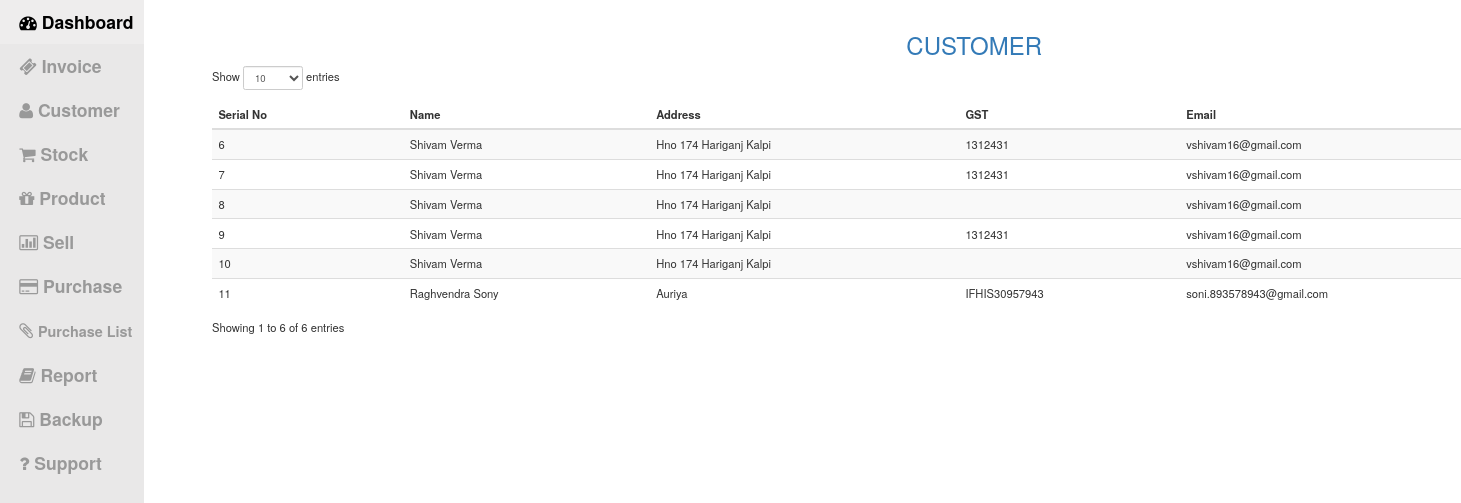
/customer.php, run on the app's committed database.
### tables this page shows
CREATE TABLE 'customer' ('id' INTEGER PRIMARY KEY AUTOINCREMENT NOT NULL, 'name' TEXT, 'address' TEXT, 'gst' TEXT, 'email' TEXT, 'mobile' TEXT);

### include/idiorm.php (called while the page is built, shortened)
<?php
    class ORM implements ArrayAccess {
        protected static $_default_config = array(
            'connection_string' => 'sqlite::memory:',
            'id_column' => 'id',
            'id_column_overrides' => array(),
            'error_mode' => PDO::ERRMODE_EXCEPTION,
            'username' => null,
            'password' => null,
            'driver_options' => null,
            'identifier_quote_character' => null,
            'limit_clause_style' => null,
            'logging' => false,
            'logger' => null,
            'caching' => false,
            'caching_auto_clear' => false,
            'return_result_sets' => false,
        );
        protected static $_config = array();
        protected static $_db = array();
        protected static $_last_statement = null;
        protected $_connection_name;
        protected $_table_name;
        protected $_values = array();
        protected $_result_columns = array('*');
        protected $_join_sources = array();
        protected $_order_by = array();
        protected $_group_by = array();
        public static function configure($key, $value = null, $connection_name = self::DEFAULT_CONNECTION) {
            if (is_array($key)) {
                foreach ($key as $conf_key => $conf_value) {
                    self::configure($conf_key, $conf_value, $connection_name);
                }
            } else {
                if (is_null($value)) {
                    $value = $key;
                    $key = 'connection_string';
                }
                self::$_config[$connection_name][$key] = $value;
            }
        }
        public static function for_table($table_name, $connection_name = self::DEFAULT_CONNECTION) {
            return new self($table_name, array(), $connection_name);
        }
        protected static function _setup_db_config($connection_name) {
            if (!array_key_exists($connection_name, self::$_config)) {
                self::$_config[$connection_name] = self::$_default_config;
            }
        }
        public static function set_db($db, $connection_name = self::DEFAULT_CONNECTION) {
            self::$_db[$connection_name] = $db;
        }
        protected static function _setup_identifier_quote_character($connection_name) {
            if (is_null(self::$_config[$connection_name]['identifier_quote_character'])) {
                self::$_config[$connection_name]['identifier_quote_character'] =
                    self::_detect_identifier_quote_character($connection_name);
            }
        }
        public static function _setup_limit_clause_style($connection_name) {
            if (is_null(self::$_config[$connection_name]['limit_clause_style'])) {
                self::$_config[$connection_name]['limit_clause_style'] =
                    self::_detect_limit_clause_style($connection_name);
            }
        }
        protected static function _detect_identifier_quote_character($connection_name) {
            switch(self::get_db($connection_name)->getAttribute(PDO::ATTR_DRIVER_NAME)) {
                case 'mysql':
                case 'sqlite':
                case 'sqlite2':
                default:
                    return '`';
            }
        }
        protected static function _detect_limit_clause_style($connection_name) {
            switch(self::get_db($connection_name)->getAttribute(PDO::ATTR_DRIVER_NAME)) {
                default:
                    return ORM::LIMIT_STYLE_LIMIT;
            }
        }
        public static function get_db($connection_name = self::DEFAULT_CONNECTION) {
            return self::$_db[$connection_name];
        }
        public static function get_last_statement() {
            return self::$_last_statement;
        }
        protected static function _execute($query, $parameters = array(), $connection_name = self::DEFAULT_CONNECTION) {
            $statement = self::get_db($connection_name)->prepare($query);
            self::$_last_statement = $statement;
            $time = microtime(true);
            $q = $statement->execute();
            return $q;
        }
        protected static function _log_query($query, $parameters, $connection_name, $query_time) {
            if (!self::$_config[$connection_name]['logging']) {
                return false;
            }
            return true;
        }
        protected function __construct($table_name, $data = array(), $connection_name = self::DEFAULT_CONNECTION) {
            $this->_table_name = $table_name;
            $this->_connection_name = $connection_name;
        }
        public function find_array() {
            return $this->_run();
        }
        protected function _build_select() {
            return $this->_join_if_not_empty(" ", array(
                $this->_build_select_start(),
                $this->_build_join(),
                $this->_build_where(),
                $this->_build_group_by(),
                $this->_build_having(),
                $this->_build_order_by(),
                $this->_build_limit(),
                $this->_build_offset(),
            ));
        }
        protected function _build_select_start() {
            $fragment = 'SELECT ';
            $result_columns = join(', ', $this->_result_columns);
            $fragment .= "{$result_columns} FROM " . $this->_quote_identifier($this->_table_name);
            return $fragment;
        }
        protected function _build_join() {
            if (count($this->_join_sources) === 0) {
                return '';
            }
            return join(" ", $this->_join_sources);
        }
        protected function _build_where() {
            return $this->_build_conditions('where');
        }
        protected function _build_having() {
            return $this->_build_conditions('having');
        }
        protected function _build_group_by() {
            if (count($this->_group_by) === 0) {
                return '';
            }
            return "GROUP BY " . join(", ", $this->_group_by);
        }
        protected function _build_conditions($type) {
            $conditions_class_property_name = "_{$type}_conditions";
            if (count($this->$conditions_class_property_name) === 0) {
                return '';
            }
            $conditions = array();
            return strtoupper($type) . " " . join(" AND ", $conditions);
        }
        protected function _build_order_by() {
            if (count($this->_order_by) === 0) {
                return '';
            }
            return "ORDER BY " . join(", ", $this->_order_by);
        }
        protected function _build_limit() {
            $fragment = '';
            return $fragment;
        }
        protected function _build_offset() {
            return '';
        }
        protected function _join_if_not_empty($glue, $pieces) {
            $filtered_pieces = array();
            foreach ($pieces as $piece) {
                if (is_string($piece)) {
                    $piece = trim($piece);
                }
                if (!empty($piece)) {
                    $filtered_pieces[] = $piece;
                }
            }
            return join($glue, $filtered_pieces);
        }
        protected function _quote_one_identifier($identifier) {
            $parts = explode('.', $identifier);
            $parts = array_map(array($this, '_quote_identifier_part'), $parts);
            return join('.', $parts);
        }
        protected function _quote_identifier($identifier) {
            if (is_array($identifier)) {
                $result = array_map(array($this, '_quote_one_identifier'), $identifier);
                return join(', ', $result);
            } else {
                return $this->_quote_one_identifier($identifier);
            }
        }
        protected function _quote_identifier_part($part) {
            $quote_character = self::$_config[$this->_connection_name]['identifier_quote_character'];
            return $quote_character .
                   str_replace($quote_character,
                               $quote_character . $quote_character,
                               $part
                   ) . $quote_character;
        }
        protected function _run() {
            $query = $this->_build_select();
            $caching_enabled = self::$_config[$this->_connection_name]['caching'];
            self::_execute($query, $this->_values, $this->_connection_name);
            $statement = self::get_last_statement();
            $rows = array();
            while ($row = $statement->fetch(PDO::FETCH_ASSOC)) {
                $rows[] = $row;
            }
            return $rows;
        }
        private function _reset_idiorm_state() {
            $this->_values = array();
            $this->_result_columns = array('*');
        }
        public function __call($name, $arguments)
        {
            $method = strtolower(preg_replace('/([a-z])([A-Z])/', '$1_$2', $name));
            if (method_exists($this, $method)) {
                return call_user_func_array(array($this, $method), $arguments);
            } else {
                throw new IdiormMethodMissingException("Method $name() does not exist in class " . get_class($this));
            }
        }
    }

### customer.php (the view, shortened to what this page needs)
<?php include 'include/header.php' ?>
<div id="page-content-wrapper">
  <div class="container-fluid">
    <div class="text-center text-primary">
      <h2>CUSTOMER</h2>
    </div>
    <table id="myTable" class="table table-striped">
      <thead>
        <tr>
          <th>Serial No</th>
          <th>Name</th>
          <th>Address</th>
          <th>GST</th>
          <th>Email</th>
        </tr>
      </thead>
      <tbody>
<?php
      $customer = ORM::for_table('customer')->find_array();
      foreach($customer as $row) {
?>
          <tr>
            <td>
              <?php echo $row['id'];?>
            </td>
            <td>
              <?php echo $row['name'];?>
            </td>
            <td>
              <?php echo $row['address'];?>
            </td>
            <td>
              <?php echo $row['gst'];?>
            </td>
            <td>
              <?php echo $row['email'];?>
            </td>
          </tr>
          <?php } ?>
      </tbody>
    </table>
  </div>
</div>
<?php include 'include/footer.php' ?>

### include/header.php (shortened to what this page needs)
<!DOCTYPE html>
<html>
<head>
  <link rel="stylesheet" href="css/bootstrap.css">
  <link href="css/datePicker.css" rel="stylesheet" type="text/css" />
  <link rel="stylesheet" href="css/font-awesome/css/font-awesome.min.css">
  <link rel="stylesheet" type="text/css" media="screen" href="css/main.css" />
  <link rel="stylesheet" type="text/css" href="DataTables/datatables.min.css"/>
</head>
<body>
    <div id="wrapper" class="toggled">
        <div id="sidebar-wrapper">
            <ul class="sidebar-nav">
                <li>
                    <a href="index.php"><i class="fa fa-dashboard"></i> Dashboard</a>
                </li>
                <li>
                    <a href="invoice.php"> <i class="fa fa-ticket"></i> Invoice</a>
                </li>
                <li>
                    <a href="customer.php"><i class="fa fa-user"></i> Customer</a>
                </li>
                <li>
                    <a href="stock.php"> <i class="fa fa-shopping-cart"></i> Stock</a>
                </li>
                <li>
                    <a href="product.php"> <i class="fa fa-gift"></i> Product</a>
                </li>
                <li>
                    <a href="sell.php"> <i class="fa fa-bar-chart-o"></i> Sell</a>
                </li>
                <li>
                    <a href="purchase.php"> <i class="fa fa-credit-card"></i> Purchase</a>
                </li>
                <li>
                    <a href="purchase_list.php"> <i class="fa fa-paperclip"></i> <span style="font-size:18px;">Purchase List<span>    </a>
                </li>
                <li>
                    <a href="profit_loss.php"> <i class="fa fa-book"></i> Report </a>
                </li>
                <li>
                    <a href="backup_restore.php"><i class="fa fa-save"></i> Backup</a>
                </li>
                <li>
                    <a href="support.php"> <i class="fa fa-question"></i> Support</a>
                </li>
            </ul>
        </div>

### include/footer.php (shortened to what this page needs)
</div>
</body>
</html>

### css/main.css (style rules this page uses)
body { overflow-x: hidden; zoom: 80%; }
#wrapper { padding-left: 0; -webkit-transition: all 0.5s ease; -moz-transition: all 0.5s ease; -o-transition: all 0.5s ease; transition: all 0.5s ease; }
#wrapper.toggled { padding-left: 180px; }
#sidebar-wrapper { z-index: 1000; position: fixed; left: 180px; width: 0; height: 100%; margin-left: -180px; overflow-y: auto; background: rgba(106, 104, 104, 0.15); -webkit-transition: all 0.5s ease; -moz-transition: all 0.5s ease; -o-transition: all 0.5s ease; transition: all 0.5s ease; }
#wrapper.toggled #sidebar-wrapper { width: 180px; }
#page-content-wrapper { width: 120%; position: fixed; padding: 15px; left: 50px; }
#wrapper.toggled #page-content-wrapper { position: absolute; margin-right: -250px; }
.sidebar-nav { position: absolute; top: 0; width: 180px; margin: 0; padding: 0; list-style: none; }
.sidebar-nav li { text-indent: 12px; line-height: 55px; }
.sidebar-nav li a { display: block; text-decoration: none; color: #999999; font-weight: 600; font-size: 22px; }
@media (min-width:768px) { #wrapper { padding-left: 0; } }
@media (min-width:768px) { #wrapper.toggled { padding-left: 180px; } }
@media (min-width:768px) { #sidebar-wrapper { width: 0; } }
@media (min-width:768px) { #wrapper.toggled #sidebar-wrapper { width: 180px; } }
@media (min-width:768px) { #page-content-wrapper { padding: 20px; position: relative; } }
@media (min-width:768px) { #wrapper.toggled #page-content-wrapper { position: relative; margin-right: 0; } }

### data on the page
customer: id "6", name "Shivam Verma", address "Hno 174 Hariganj Kalpi", gst "1312431", email "vshivam16@gmail.com"
customer: id "7", name "Shivam Verma", address "Hno 174 Hariganj Kalpi", gst "1312431", email "vshivam16@gmail.com"
customer: id "8", name "Shivam Verma", address "Hno 174 Hariganj Kalpi", email "vshivam16@gmail.com"
customer: id "9", name "Shivam Verma", address "Hno 174 Hariganj Kalpi", gst "1312431", email "vshivam16@gmail.com"
customer: id "10", name "Shivam Verma", address "Hno 174 Hariganj Kalpi", email "vshivam16@gmail.com"
customer: id "11", name "Raghvendra Sony", address "Auriya", gst "IFHIS30957943", email "soni.893578943@gmail.com"
